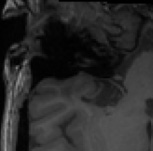
#> input picture FigureL.jpg, 153 x 151 px
$ python image_processing.py   (older library calls are emulated)
#> lines starting #> are read from the running program, lines starting #| are printed output that depends on the picture; after the words box and inside, x2 and y2 are one past the last pixel; in counts of white or black regions, pixels touching at a corner belong together; long printed decimals are rounded
import cv2
import numpy as np
import pandas as pd
import matplotlib.pyplot as plt
from skimage.filters.rank import entropy
from skimage.morphology import disk
from scipy import ndimage as nd
from skimage.filters import sobel,butterworth
from skimage.filters import apply_hysteresis_threshold
from skimage.filters import butterworth
from skimage.filters import farid
from skimage.filters import laplace
from skimage.filters import unsharp_mask
from skimage.feature import graycomatrix, graycoprops
from skimage.feature import local_binary_pattern
from skimage.feature import hog
from skimage.feature import canny
from skimage import io, color, filters


img = cv2.imread('FigureL.jpg')
#> img is the input picture: shape (151, 153, 3); min 0, max 158, mean 42.8
img = cv2.cvtColor(img, cv2.COLOR_RGB2GRAY)
#> img: shape (151, 153)
plt.imshow(img,'gray')
#------------------------------------
plt.imshow(img,'gray');plt.axis(False)
plt.show()
#------------------------------------
histogram = cv2.calcHist([img], [0], None, [256], [0, 256])
#> histogram = 256 values, max 836 at index 4, min 0 at index 134, mean 90.25
print()
plt.plot(histogram, color='black')
plt.xlabel('Piksel Değeri')
plt.ylabel('Piksel Sayısı')
plt.title('Gri Görüntünün Histogramı')
plt.xlim([0, 256])
plt.show()
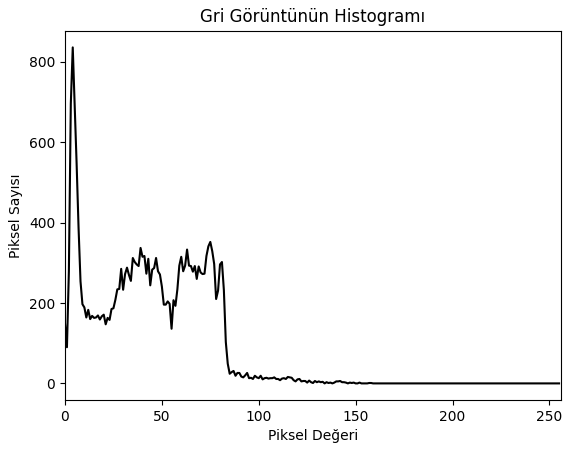
#> figure drawn by matplotlib, 1 panel; curve peaks at x = 4, y = 836

#------------------------------------
properties = ['contrast', 'correlation', 'energy', 'dissimilarity', 'homogeneity', 'ASM']
glcm = graycomatrix(img, distances=[1], angles=[0], levels=256, symmetric=True, normed=True)
haralick_features = [graycoprops(glcm, prop).ravel()[0] for prop in properties]
#> haralick_features = [45.83, 0.969, 0.045, 3.55, 0.388, 0.00202]

print("Haralick Textural Features:")
print("Contrast:", haralick_features[0])
#| Contrast: 45.832
print("Correlation:", haralick_features[1])
#| Correlation: 0.9689
print("energy:", haralick_features[2])
#| energy: 0.04498
print("dissimilarity:", haralick_features[3])
#| dissimilarity: 3.554
print("homogeneity:", haralick_features[4])
#| homogeneity: 0.3879
print("ASM:", haralick_features[5])
#| ASM: 0.002023
#------------------------------------

entropy_img = entropy(img, disk(1))
plt.imshow(entropy_img,'gray');plt.axis(False)

unsharp_img = unsharp_mask(img, radius=10, amount=1)
plt.imshow(unsharp_img,'gray');plt.axis(False)

gasussian_img = nd.gaussian_filter(unsharp_img, sigma = 1)
plt.imshow(gasussian_img,'gray');plt.axis(False)

sobel_img = sobel(gasussian_img)
plt.imshow(sobel_img,'gray');plt.axis(False)

print(np.mean(sobel_img))
#| 0.03276

threshold_img = apply_hysteresis_threshold(sobel_img, 0.2 ,0.03)
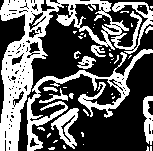
#> threshold_img: shape (151, 153) bool; 38.2% white; 48 white regions (37 under 20 px), largest, box (x1, y1, x2, y2) and area: (0, 0, 153, 151) 5333, (27, 49, 153, 151) 1998, (51, 108, 79, 149) 461
plt.imshow(threshold_img,'gray');plt.axis(False)

print(np.mean(threshold_img))
#| 0.3821

butterworth_img = butterworth(sobel_img, 0.1,False ,0.2, channel_axis=-1)
plt.imshow(butterworth_img,'gray');plt.axis(False)

farid_img = farid(img)
plt.imshow(farid_img,'gray');plt.axis(False)

laplace_img = laplace(img)
plt.imshow(laplace_img,'gray');plt.axis(False)

unsharp_img = unsharp_mask(img, radius=10, amount=1)
plt.imshow(unsharp_img,'gray');plt.axis(False)

farid_img = farid(gasussian_img)
plt.imshow(farid_img,'gray');plt.axis(False)

laplace_img = laplace(farid_img)
plt.imshow(laplace_img,'gray');plt.axis(False)

#------------------------------------

# sadece 3'u fotograf icin
y_shape = int(gasussian_img.shape[0]/2)
#> y_shape = 75
x_shape = int(gasussian_img.shape[1]/2)
#> x_shape = 76
canny_img = canny(gasussian_img[y_shape-10:y_shape+30, x_shape-40:x_shape+40], sigma=1)
#> canny_img: shape (40, 80) bool; 11.5% white in thin lines or dots
print(np.mean(canny_img))
#| 0.1147
plt.imshow(canny_img,'gray');plt.axis(False)
plt.show()

#------------------------------------


# Gabor filtreleri oluşturma
ksize = 27  # Filtre boyutu
theta = np.pi  # Açı (radyan cinsinden)
sigma = 4.0  # Standart sapma kaa-baz
lambda_ = 15.0  # Dalga boyu
gamma = 0.01  # Gama değeri kaz-baa

gabor_filter = cv2.getGaborKernel((ksize, ksize), sigma, theta, lambda_, gamma)

# Gabor filtresini görüntüye uygulama
filtered_image = cv2.filter2D(img, cv2.CV_64F, gabor_filter)

print(np.mean(filtered_image))
#| -67.300

plt.imshow(filtered_image,'gray')
plt.show()

#------------------------------------

# Local Binary Patterns hesaplaması
radius = 1
n_points = 8 * radius
lbp_image = local_binary_pattern(img, n_points, radius, method='uniform')
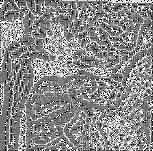
#> lbp_image: shape (151, 153) float64; min 0, max 9, mean 4.87; drawn with min black and max white
# LBP özelliklerini histograma dönüştürme
hist, _ = np.histogram(lbp_image.ravel(), bins=np.arange(0, n_points + 3), range=(0, n_points + 2))
#> hist = [363, 1052, 814, 3270, 5826, 4608, 1962, 1413, 2115, 1680]
# Histogramı normalize etme
hist = hist.astype("float")
hist /= (hist.sum() + 1e-7)
#> hist = [0.0157, 0.0455, 0.0352, 0.142, 0.252, 0.199, 0.0849, 0.0612, 0.0915, 0.0727]
print(hist[8]) ## bu alinacaktir
#| 0.09155
plt.bar(range(0, n_points + 2), hist)
plt.title("LBP Histogram")
plt.xlabel("LBP Pattern")
plt.ylabel("Normalized Frequency")
plt.show()
#> figure, not shown here; tallest bar 0.252 high, from x = 3.6 to 4.4

plt.imshow(lbp_image,'gray')
plt.show()

#------------------------------------

#Histogram of Oriented Gradients (HOG)


# HOG özelliklerini hesaplama
orientations = 9
pixels_per_cell = (8, 8)
cells_per_block = (2, 2)

hog_features, hog_image = hog(img, orientations=orientations, pixels_per_cell=pixels_per_cell, cells_per_block=cells_per_block, visualize=True)
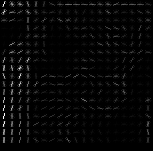
#> hog_image: shape (151, 153) float64; min 0, max 31.32, mean 0.8; drawn with min black and max white
#> hog_features = 11016 values, max 0.491 at index 292, min 0 at index 5, mean 0.129
print(np.mean(hog_features))
#| 0.1295
plt.imshow(hog_image,'gray')
plt.show()

#---------------------------
#kenar yogunlugu

gaussian_image = cv2.GaussianBlur(img, (3, 3), 0)
canny_image = cv2.Canny(gaussian_image, 30 ,60)
#> canny_image: shape (151, 153); 11.6% white in thin lines or dots

print(np.sum(canny_image == 255)/(canny_image.shape[0]*canny_image.shape[1]))
#| 0.1156

#----------------
#canny

gaussian_image = cv2.GaussianBlur(img, (3, 3), 0)
canny_image = cv2.Canny(gaussian_image, 30 ,60)
plt.imshow(canny_image, 'gray')

# Gabor filtreleri oluşturma
ksize =  3  # Filtre boyutu
theta = np.pi/2  # Açı (radyan cinsinden)
sigma = 2  # Standart sapma kaa-baz
lambda_ = np.pi/2 # Dalga boyu
gamma = 0.01 # Gama değeri kaz-baa

gabor_filter = cv2.getGaborKernel((ksize, ksize), sigma, theta, lambda_, gamma)
plt.imshow(gabor_filter,'gray')
# Gabor filtresini görüntüye uygulama
filtered_image = cv2.filter2D(canny_image, cv2.CV_64F, gabor_filter)
print(1-(np.sum(filtered_image == 0)/(filtered_image.shape[0]*filtered_image.shape[1])))
#| 0.3658
print(np.mean(filtered_image))
#| 1.039
print(np.mean(img))
#| 42.790

plt.imshow(filtered_image,'gray')
plt.show()
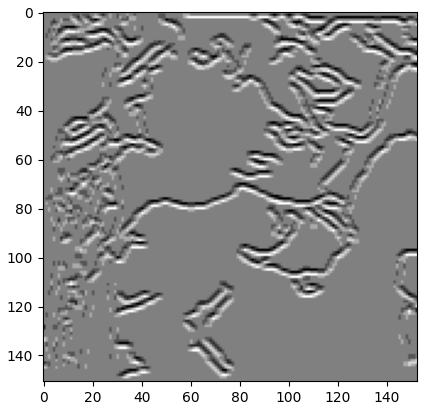
#> figure drawn by matplotlib, 1 panel

#------------------

#edge direction
   # Gradientleri hesapla
gradient_x = filters.sobel_h(img)
gradient_y = filters.sobel_v(img)
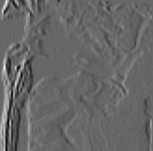
#> gradient_y: shape (151, 153) float64; min -0.269, max 0.397, mean 0.00192; drawn with min black and max white

    # Gradient değerlerini mutlak değerlere dönüştür
gradient_x = np.abs(gradient_x)
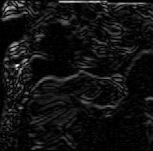
#> gradient_x: shape (151, 153) float64; min 0, max 0.258, mean 0.0186; drawn with min black and max white
gradient_y = np.abs(gradient_y)

    # Yatay ve dikey gradientlerin toplamını hesapla
total_gradient_x = np.sum(gradient_x)
#> total_gradient_x = 430.3
total_gradient_y = np.sum(gradient_y)
#> total_gradient_y = 551.3

    # Kenar yönünü belirle
if total_gradient_x > total_gradient_y:
    print("yatay kenar")
elif total_gradient_y > total_gradient_x:
    print("dikey kenar")
